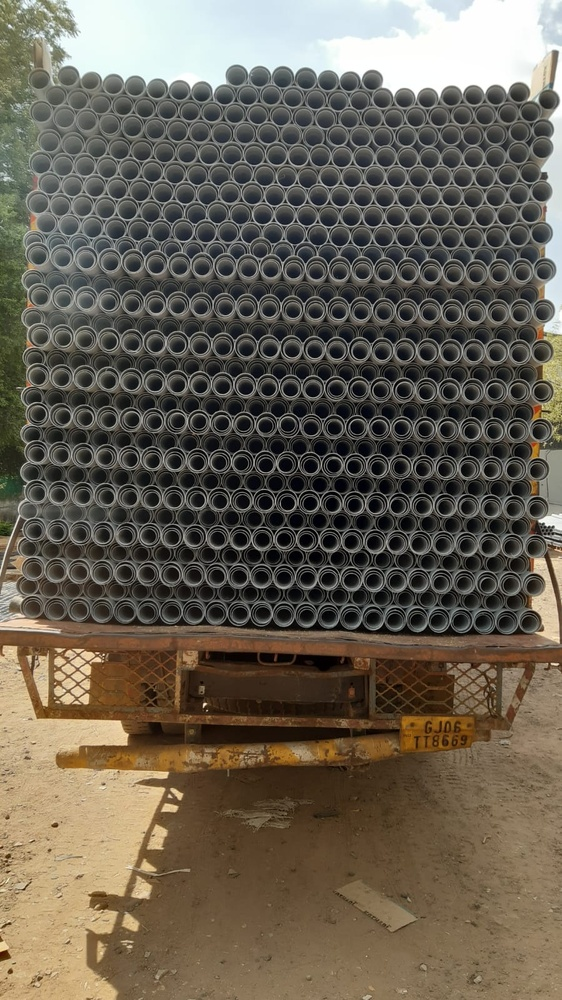
#> input picture server/IMG-20230331-WA0034.jpg, 562 x 1000 px, shrunk from 899 x 1599 before the run
$ python -i service.py   (imports and definitions only)
#> lines starting #> are read from the running program, lines starting #| are printed output that depends on the picture
#> further down, picture is the input picture: shape (1000, 562, 3); mean B, G, R 84.2, 97.4, 105.1

import base64
import cv2
import numpy as np

def base64_to_image(base64_string):
    image_bytes = base64.b64decode(base64_string)
    image_array = np.frombuffer(image_bytes, np.uint8)
    image = cv2.imdecode(image_array, cv2.IMREAD_COLOR)
    return image

def image_to_base64(image):
    image_array = cv2.imencode('.jpg', image)[1].tobytes()
    base64_string = base64.b64encode(image_array).decode('utf-8')
    return base64_string


def pipe_detection_algo(image):
    output=image
    gray = cv2.cvtColor(image, cv2.COLOR_BGR2GRAY)
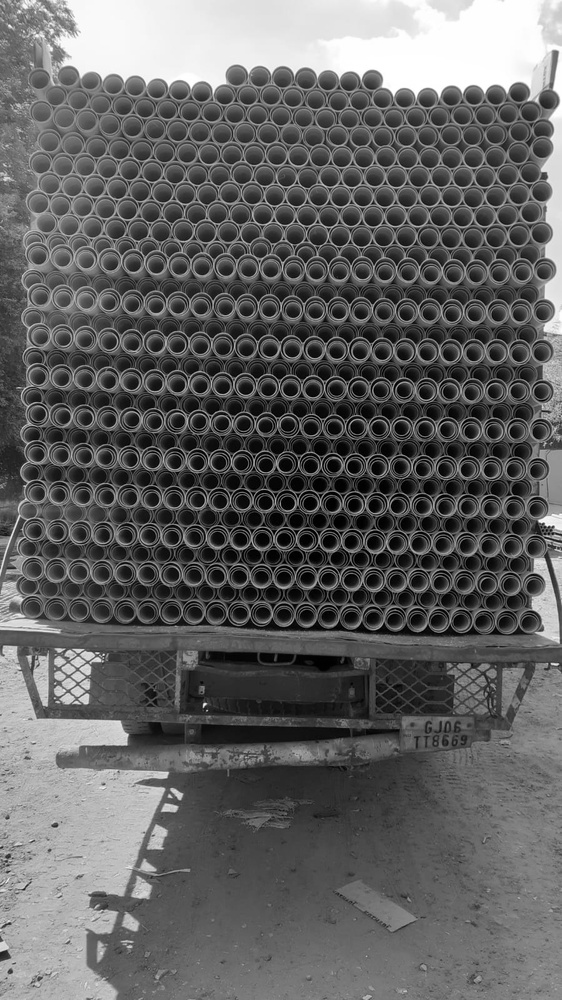
#> gray: shape (1000, 562); min 0, max 255, mean 98.2
    imgBlur = cv2.GaussianBlur(gray, (5, 5), 16) #16 or 1 // ADD GAUSSIAN BLUR
    count=0
    circles = cv2.HoughCircles(imgBlur,cv2.HOUGH_GRADIENT, 1, 15, param1 = 100,param2 = 20, minRadius = 0, maxRadius = 20)
#> circles = 377 rows, first 8: [263.5, 499.5, 13.8], [177.5, 342.5, 13.8], [129.5, 419.5, 13.8], [214.5, 612.5, 14.9], [156.5, 261.5, 13.8], [175.5, 420.5, 13.8], [194.5, 573.5, 13.8], [195.5, 535.5, 13.8]
    if circles is not None:
        circles = np.round(circles[0, :]).astype("int")
#> circles = 377 rows, first 8: [264, 500, 14], [178, 342, 14], [130, 420, 14], [214, 612, 15], [156, 262, 14], [176, 420, 14], [194, 574, 14], [196, 536, 14]
        for (x, y, r) in circles:
            count=count+1
            cv2.circle(output, (x, y), r, (0, 255, 0), 3)
            cv2.rectangle(output, (x - 3, y - 3), (x + 3, y + 3), (0, 128, 255), -1)
#> this loop made 377 passes
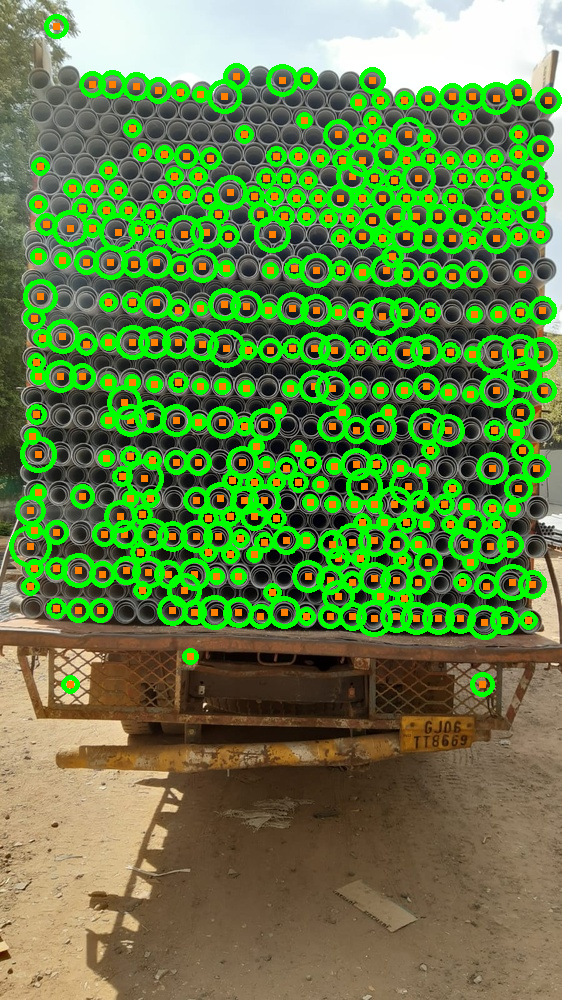
#> output: shape (1000, 562, 3); mean B, G, R 69.3, 131.6, 98
#> after the loop, count = 377
    return output,count


>>> import cv2
>>> picture = cv2.imread('IMG-20230331-WA0034.jpg')
>>> result = pipe_detection_algo(picture)
